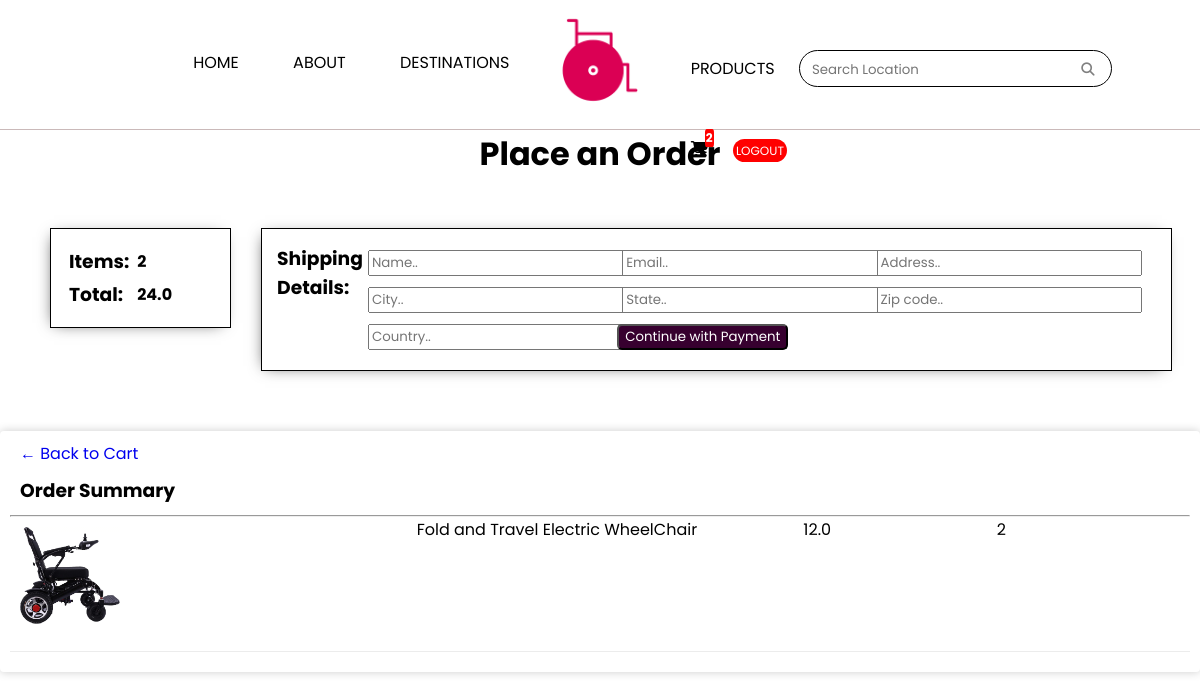
Screenshot of /viewPage/ (signed in) with the database file from the repository.
### stroll1/models.py (models this page shows, shortened)
class Order(models.Model):
    date_ordered = models.DateTimeField(auto_now_add=True, null=True)
    customer = models.ForeignKey(Customer, on_delete= models.SET_NULL, blank=True, null=True)
    complete = models.BooleanField(default=False, null=True, blank=True )
    transaction_id = models.CharField(max_length = 200, null=True)
    payment_method = models.CharField(max_length=20, choices = METHOD, default="Cash on delivery")
    payment_completed = models.BooleanField(default=False, null=True, blank=True)
    @property
    def get_cart_total(self):
        orderitems = self.orderitem_set.all()
        total = sum(orderitem.get_total for orderitem in orderitems)
        return total
    @property
    def get_cart_items_number(self):
        orderitems = self.orderitem_set.all()
        total = sum(orderitem.quantity for orderitem in orderitems)
        return total

class OrderItem(models.Model):
        product = models.ForeignKey(product, on_delete=models.CASCADE, null=True, blank=True)
        order = models.ForeignKey(Order, on_delete=models.CASCADE, null=True, blank=True)
        quantity = models.IntegerField(default=0, null=True, blank=True)
        date_added = models.DateTimeField(auto_now_add=True)
        @property
        def get_total(self):
            total = self.quantity * self.product.price
            return total

class product(models.Model):
        name = models.CharField(max_length = 200, null=True, blank=True)
        price = models.FloatField(max_length = 200, null=True, blank=True)
        image = models.ImageField(null=True, blank=True)
        featured = models.BooleanField(default=False, null=True, blank=True )
        @property
        def imageURL(self):
            try:
                url= self.image.url
            except:
                url = ''
            return url

### stroll1/views.py (the view)
# urls.py: path("viewPage/", views.viewPage, name="viewPage"),
def viewPage(request):
    if request.user.is_authenticated:
        customer = request.user.customer
        order, created = Order.objects.get_or_create(customer= customer, complete=False)
        items = order.orderitem_set.all()
        cartItems = order.get_cart_items_number
    else:
        items=[]
        order = {'get_cart_total': 0, 'get_cart_items_number': 0}
        cartItems = order['get_cart_items_number']
    form = OrderForm()
    context = {'items': items, 'order': order, 'cartItems': cartItems, "form":form}
    return render(request, "view.html", context)

### stroll1/forms.py
class OrderForm(forms.ModelForm):
    class Meta:
        model = Order
        fields = ['payment_method', 'payment_completed']

### Templates/view.html (shortened to what this page needs)
{% extends 'base.html' %}
{% load static %}
	{% block content %}
	<h1 style="text-align: center;">Place an Order</h1>
	<div class="ship-and-cart">
		<div>
			<div class="cart-info cart-info-addon">
				<table>
					<tr>
						<td><h3>Items:&nbsp;</h3></td>
						<td><strong>{{order.get_cart_items_number}}</strong></td>
					</tr>
					<tr>
						<td><h3>Total:&nbsp;</h3></td>
						<td><strong>{{order.get_cart_total}}</strong></td>
					</tr>
				</table>
			</div>
		</div>
		<div>
			<div class="cart-info cart-info-addon2">
				<h3>Shipping Details:</h3>
				<form id="form">
						<div class="form-field">
							<input required class="form-control" type="text" name="name" placeholder="Name.."
								autocomplete="off">
						</div>
						<div class="form-field">
							<input required class="form-control" type="email" name="email" placeholder="Email.. "
								autocomplete="off">
						</div>
						<div class="form-field">
							<input class="form-control" type="text" name="address" placeholder="Address.." autocomplete="off">
						</div>
						<div class="form-field">
							<input class="form-control " type="text" name="city" placeholder="City..">
						</div>
						<div class="form-field">
							<input class="form-control" type="text" name="state" placeholder="State..">
						</div>
						<div class="form-field">
							<input class="form-control" type="text" name="zipcode" placeholder="Zip code..">
						</div>
						<div class="form-field">
							<input class="form-control" type="text" name="country" placeholder="Country..">
						</div>
					<input id="form-button" class="btn btn-success btn-block" type="submit" value="Continue with Payment" style="background-color: #37002f; color: white; border-radius: 5px;">
				</form>
			</div>
		</div>
	</div>
	<div class="row">
		<div class="col-lg-6">
			<div class="box-element">
				<a class="btn btn-outline-dark" href="{% url 'cart' %}" style="padding: 10px;">&#x2190; Back to Cart</a>
				<br>
				<h3 style="padding: 10px;">Order Summary</h3>
				<hr>
				{% for item in items %}
				<div class="cart-row">
					<div style="flex:2; padding: 10px;"><img class="row-image" src="{{ item.product.imageURL}}"></div>
					<div style="flex:2">
						<p>{{item.product.name}}</p>
					</div>
					<div style="flex:1">
						<p>{{item.product.price}}</p>
					</div>
					<div style="flex:1">
						<p>{{item.quantity}}</p>
					</div>
				</div>
				{% endfor%}
			</div>
		</div>
	</div>
	</div>
	{% endblock content %}

### static/css/style.css (style rules this page uses)
* { margin: 0; box-sizing: border-box; font-family: 'Poppins', sans-serif; scroll-behavior: smooth; }
a { text-decoration: none; }
.box-element { box-shadow:hsl(0, 0%, 80%) 0 0 10px; background-color: #fff; border-radius: 4px; padding: 10px; }
.col-lg-4, .col-lg-6, .col-lg-8, .col-lg-12 { margin-top: 10px; }
.btn { border-radius: 0; }
.row-image { width: 100px; }
.form-field { width:250px; display: inline-block; padding: 5px; }
.cart-row { display: flex; align-items: flex-stretch; padding-bottom: 10px; margin-bottom: 10px; border-bottom: 1px solid #ececec; }
.cart-info { margin: 20px; padding: 15px; border: 1px solid black; width: 20%; box-shadow: -3px 2px 15px -7px rgba(0,0,0,0.75); display: flex; }
.cart-info-addon { width: 100%; }
.cart-info-addon2 { width: 95%; margin-left: 50px; }
.ship-and-cart { padding: 30px; display: flex; }

### rows the page displays
Order: get_cart_items_number "2", get_cart_total "24.0"
OrderItem: product.imageURL (picture), product.name "Fold and Travel Electric WheelChair", product.price "12.0", quantity "2"

### other values shown
{{ cartItems }} "2"
